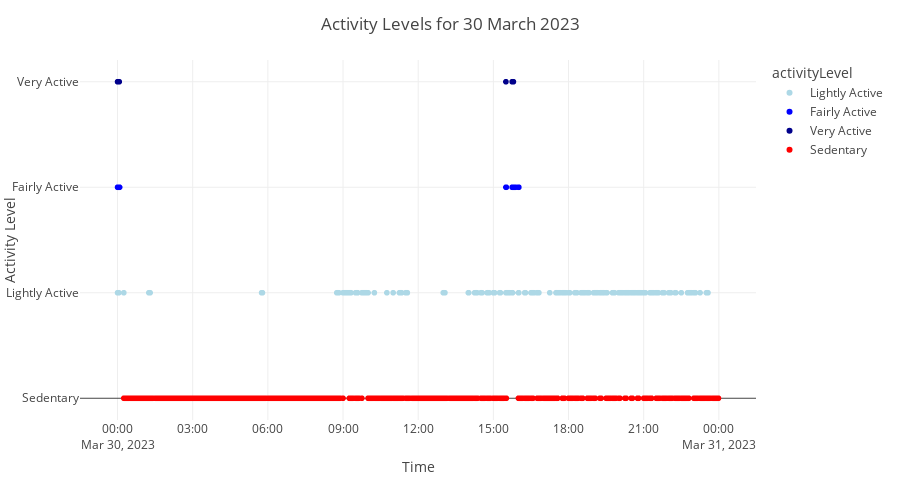

Notebook code cell kept with this figure:
### Code cell


### Figure 1 — Plotly figure (JSON) as saved in the notebook; plotly's stock layout.template omitted (floating-point values rounded to 4 significant figures; data arrays with more than 128 entries replaced by an {"elided": "..."} marker saying what was removed)
{"data": [{"hovertemplate": "activityLevel=Lightly Active<br>dateTime=%{x}<br>activityLevelNum=%{y}<extra></extra>", "legendgroup": "Lightly Active", "marker": {"color": "lightblue", "symbol": "circle"}, "mode": "markers", "name": "Lightly Active", "showlegend": true, "type": "scattergl", "x": {"elided": "311 str values"}, "xaxis": "x", "y": {"elided": "311 int values"}, "yaxis": "y"}, {"hovertemplate": "activityLevel=Fairly Active<br>dateTime=%{x}<br>activityLevelNum=%{y}<extra></extra>", "legendgroup": "Fairly Active", "marker": {"color": "blue", "symbol": "circle"}, "mode": "markers", "name": "Fairly Active", "showlegend": true, "type": "scattergl", "x": ["2023-03-30T00:00:00", "2023-03-30T00:01:00", "2023-03-30T00:02:00", "2023-03-30T00:03:00", "2023-03-30T00:04:00", "2023-03-30T00:05:00", "2023-03-30T15:30:00", "2023-03-30T15:31:00", "2023-03-30T15:45:00", "2023-03-30T15:46:00", "2023-03-30T15:47:00", "2023-03-30T15:48:00", "2023-03-30T15:49:00", "2023-03-30T15:50:00", "2023-03-30T15:51:00", "2023-03-30T15:52:00", "2023-03-30T15:53:00", "2023-03-30T16:00:00", "2023-03-30T16:01:00"], "xaxis": "x", "y": [2, 2, 2, 2, 2, 2, 2, 2, 2, 2, 2, 2, 2, 2, 2, 2, 2, 2, 2], "yaxis": "y"}, {"hovertemplate": "activityLevel=Very Active<br>dateTime=%{x}<br>activityLevelNum=%{y}<extra></extra>", "legendgroup": "Very Active", "marker": {"color": "darkblue", "symbol": "circle"}, "mode": "markers", "name": "Very Active", "showlegend": true, "type": "scattergl", "x": ["2023-03-30T00:00:00", "2023-03-30T00:01:00", "2023-03-30T00:02:00", "2023-03-30T00:03:00", "2023-03-30T00:04:00", "2023-03-30T15:30:00", "2023-03-30T15:45:00", "2023-03-30T15:46:00", "2023-03-30T15:47:00", "2023-03-30T15:48:00"], "xaxis": "x", "y": [3, 3, 3, 3, 3, 3, 3, 3, 3, 3], "yaxis": "y"}, {"hovertemplate": "activityLevel=Sedentary<br>dateTime=%{x}<br>activityLevelNum=%{y}<extra></extra>", "legendgroup": "Sedentary", "marker": {"color": "red", "symbol": "circle"}, "mode": "markers", "name": "Sedentary", "showlegend": true, "type": "scattergl", "x": {"elided": "1100 str values"}, "xaxis": "x", "y": {"elided": "1100 int values"}, "yaxis": "y"}], "layout": {"height": 500, "legend": {"title": {"text": "activityLevel"}, "tracegroupgap": 0}, "margin": {"t": 60}, "plot_bgcolor": "white", "title": {"text": "Activity Levels for 30 March 2023"}, "xaxis": {"anchor": "y", "domain": [0, 1], "title": {"text": "Time"}}, "yaxis": {"anchor": "x", "domain": [0, 1], "tickmode": "array", "ticktext": ["Sedentary", "Lightly Active", "Fairly Active", "Very Active"], "tickvals": [0, 1, 2, 3], "title": {"text": "Activity Level"}}}}
